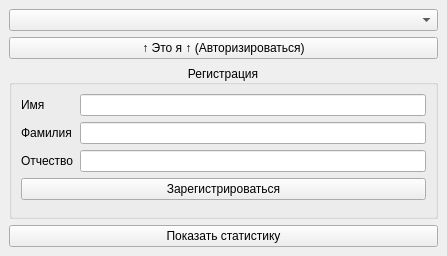
<?xml version="1.0" encoding="UTF-8"?>
<ui version="4.0">
 <class>AuthWindow</class>
 <widget class="QMainWindow" name="AuthWindow">
  <property name="geometry">
   <rect>
    <x>0</x>
    <y>0</y>
    <width>447</width>
    <height>256</height>
   </rect>
  </property>
  <property name="windowTitle">
   <string>MainWindow</string>
  </property>
  <widget class="QWidget" name="centralwidget">
   <layout class="QVBoxLayout" name="verticalLayout_3">
    <item>
     <layout class="QVBoxLayout" name="verticalLayout">
      <item>
       <widget class="QComboBox" name="comboBox">
        <property name="accessibleName">
         <string/>
        </property>
       </widget>
      </item>
      <item>
       <widget class="QPushButton" name="authButton">
        <property name="text">
         <string>↑ Это я ↑ (Авторизироваться)</string>
        </property>
       </widget>
      </item>
      <item>
       <widget class="QGroupBox" name="groupBox">
        <property name="title">
         <string>Регистрация</string>
        </property>
        <property name="alignment">
         <set>Qt::AlignCenter</set>
        </property>
        <layout class="QFormLayout" name="formLayout">
         <item row="0" column="0">
          <widget class="QLabel" name="label">
           <property name="text">
            <string>Имя</string>
           </property>
          </widget>
         </item>
         <item row="2" column="0">
          <widget class="QLabel" name="label_2">
           <property name="text">
            <string>Фамилия</string>
           </property>
          </widget>
         </item>
         <item row="4" column="0">
          <widget class="QLabel" name="label_3">
           <property name="text">
            <string>Отчество</string>
           </property>
          </widget>
         </item>
         <item row="0" column="1">
          <widget class="QLineEdit" name="lineEdit"/>
         </item>
         <item row="2" column="1">
          <widget class="QLineEdit" name="lineEdit_2"/>
         </item>
         <item row="4" column="1">
          <widget class="QLineEdit" name="lineEdit_3"/>
         </item>
         <item row="6" column="0" colspan="2">
          <widget class="QPushButton" name="pushButton">
           <property name="text">
            <string>Зарегистрироваться</string>
           </property>
          </widget>
         </item>
        </layout>
       </widget>
      </item>
     </layout>
    </item>
    <item>
     <widget class="QPushButton" name="pushButton_2">
      <property name="text">
       <string>Показать статистику</string>
      </property>
     </widget>
    </item>
   </layout>
  </widget>
 </widget>
 <resources/>
 <connections/>
</ui>
